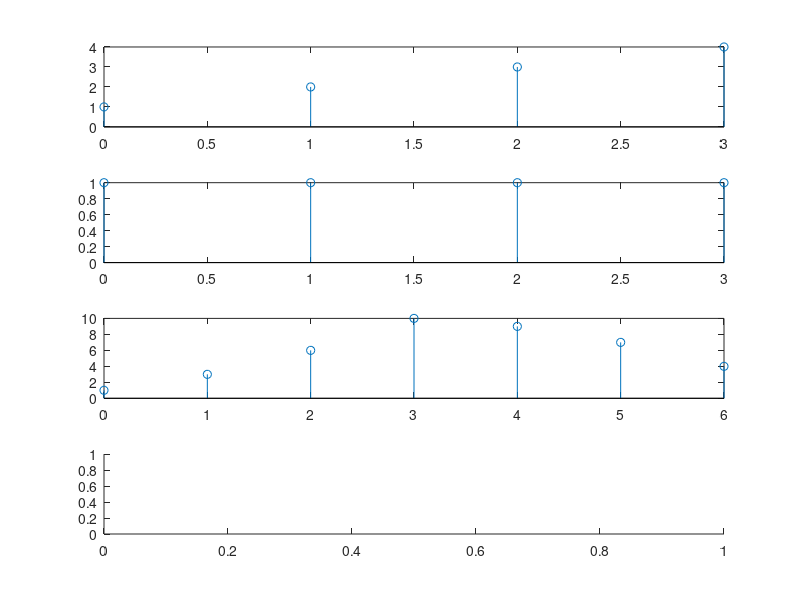

This chart was generated by the following MATLAB code: (Note: this script raises an error after producing the figure.)
close all
s=0:1:3;
t=0:1:6;
fun1=[1 2 3 4];
fun2=[1 1 1 1];
c=conv(fun1,fun2);
subplot(4,1,1);
stem(s,fun1);
subplot(4,1,2);
stem(s,fun2);
subplot(4,1,3);
stem(t,c);
subplot(4,1,4);
stem(t,con1);

 